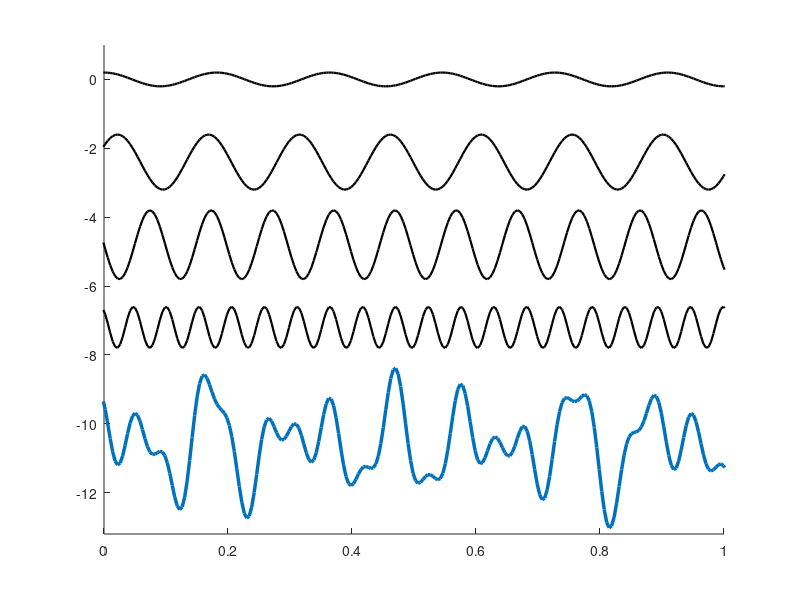

Write MATLAB code to recreate this figure.
%**************************************************************************
%
% Sine Wave Summation
%
%   Scipt plots a series of sine waves and their summation
%
%              Scott Schoen Jr | Georgia Tech | 20170413
%
%**************************************************************************

clear all
close all
clc

% Set frequencies
ampVector = [0.2, 0.8, 1, 0.6]; % Normalized amplitudes
fVector = 2.2.*[2.5, 3.1, 4.6, 8.6]; % Normalized frequency
phiVector = [pi./2, pi./5, pi, pi./sqrt(2)]; % Phase [rad]

% Create time vector
t = linspace( -2, 2, 1000 );

% Plot each vector
figure();
hold all;
totalSignal = 0.*t;
bufferDistance = 2.4;
for sineCount = 1:length( ampVector )
    
    % Get this component
    A = ampVector(sineCount);
    omega = 2.*pi.*fVector(sineCount);
    phi = phiVector(sineCount);  
    
    % Get signal and offset
    s = A.*sin( omega.*t + phi );
    offset = bufferDistance.*(sineCount - 1);
    
    % Add into sum and plot
    totalSignal = totalSignal + s;    
    plot( t, s - offset, 'k', 'LineWidth', 1.6 );
    
end

% Plot the sum
offset = 1.1.*bufferDistance.*sineCount;
plot( t, totalSignal - offset, 'LineWidth', 2.5 );

xlim( [0, 1] );
ylim( [-1.25.*offset, 1] );
